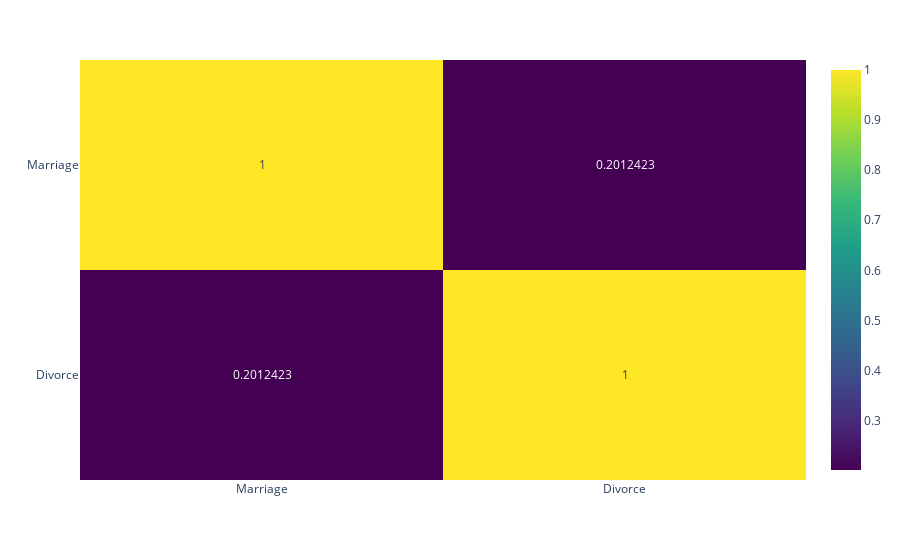

Notebook code cell kept with this figure:
### Code cell
fig = px.imshow(data.corr(), text_auto = True, aspect = 'auto', color_continuous_scale = "viridis")
fig.show()

### Figure 1 — Plotly figure (JSON) as saved in the notebook; plotly's stock layout.template omitted (floating-point values rounded to 4 significant figures)
{"data": [{"coloraxis": "coloraxis", "hovertemplate": "x: %{x}<br>y: %{y}<br>color: %{z}<extra></extra>", "name": "0", "texttemplate": "%{z}", "type": "heatmap", "x": ["Marriage", "Divorce"], "xaxis": "x", "y": ["Marriage", "Divorce"], "yaxis": "y", "z": [[1, 0.2012], [0.2012, 1]]}], "layout": {"coloraxis": {"colorscale": [[0, "#440154"], [0.1111, "#482878"], [0.2222, "#3e4989"], [0.3333, "#31688e"], [0.4444, "#26828e"], [0.5556, "#1f9e89"], [0.6667, "#35b779"], [0.7778, "#6ece58"], [0.8889, "#b5de2b"], [1, "#fde725"]]}, "margin": {"t": 60}, "xaxis": {"anchor": "y", "domain": [0, 1]}, "yaxis": {"anchor": "x", "autorange": "reversed", "domain": [0, 1]}}}
